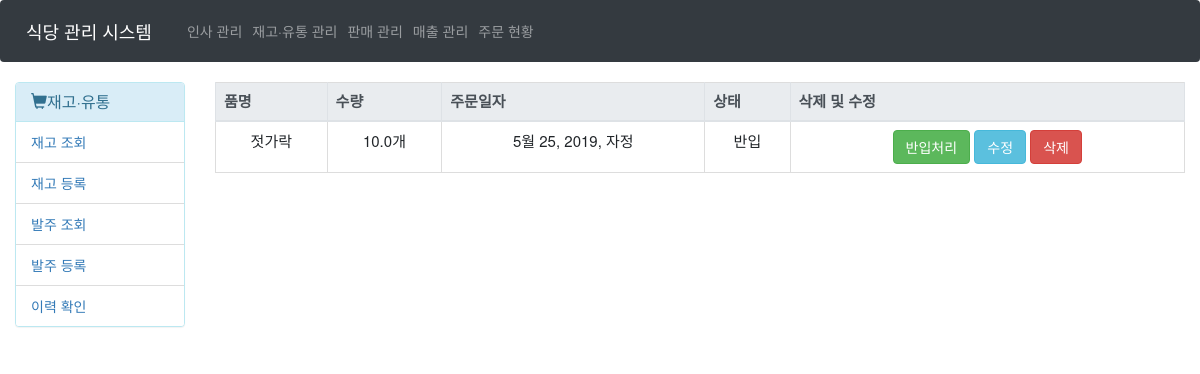
Page /Order/Inquiry/ on the earlier database version.
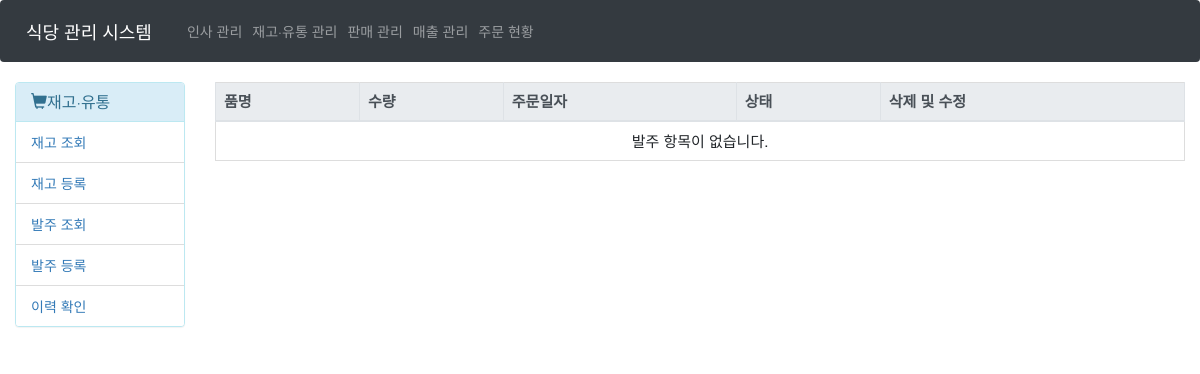
Same page on the later database version.
### Main/models.py (models this page shows, shortened)
class Order(models.Model):
    class Meta:
        verbose_name = '발주'
        verbose_name_plural = '발주'
    o_name = models.CharField(max_length=30, verbose_name="품명")
    o_count = models.FloatField(verbose_name="수량")
    o_unit = models.CharField(max_length=10, verbose_name='단위', blank=True, null=True)
    o_order_at = models.DateTimeField(verbose_name='주문일자')
    o_target = models.CharField(max_length=30, verbose_name="거래처", null=True)
    o_note = models.CharField(max_length=50, verbose_name="비고", null=True)
    o_status = models.BooleanField(verbose_name='상태', default=False)

### Main/views.py (the view)
# urls.py: path('Order/Inquiry/', views.readOrders, name='readOrders'),
def readOrders(request):
    try:
        Orders = Order.objects.all()
    except Exception as e:
        Orders = None
    return render(request, 'Main/Order/Order_read_items.html',{
        'Orders' : Orders,
    })

### Main/templates/Main/Order/Order_read_items.html (shortened to what this page needs)
{% extends 'Main/Stock/main.html' %}
{% load Stock %}
{% block content %}
    <table class="table table-bordered text-center">
    <thead class="thead thead-light">
        <th>품명</th>
        <th>수량</th>
        <th>주문일자</th>
        <th>상태</th>
        <th>삭제 및 수정</th>
    </thead>
    <tbody>
    {% if Orders %}
        {% for order in Orders %}
        <tr>
            <td>{{order.o_name}}</td>
            <td>{{order.o_count}}{{order.o_unit}}</td>
            <td>{{order.o_order_at}}</td>
            {% if order.o_status == True %}
                <td>반입</td>
            {% else %}
                <td>미반입</td>
            {% endif%}
            <td>
                <input class="btn btn-success" type="button" value="반입처리" onclick="IncomingOrder({{order.pk}});">
                <form action="{% url 'main:updateOrder' order.pk %}" method="GET" style="display : inline;">
                    <input type="submit" class="btn btn-info" value="수정">
                </form>
                <form name="delete" method="POST" style="display : inline;">
                    <input type="button" class="btn btn-danger" value="삭제" onclick="o_isDelete({{order.pk}})">
                </form>
            </td>
        </tr>
        {% endfor %}
    {% else %}
        <td colspan="5">발주 항목이 없습니다.</td>
    {% endif %}
    </tbody>
    </table>
{% endblock %}

Differences in the rows shown:
removed Order: o_name "젓가락", o_count "10.0", o_unit "개", o_order_at "5월 25, 2019, 자정", o_status "반입"
Other differences:
text now shown: "발주 항목이 없습니다."
